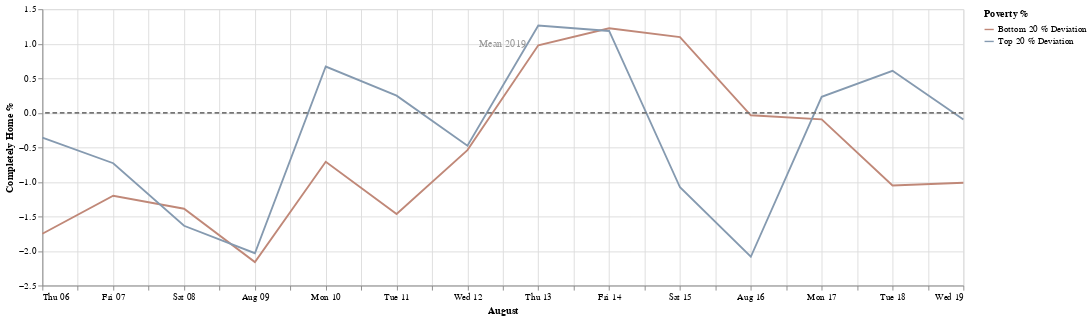

Here is the notebook cell this chart was saved with:
### Markdown cell above
*   August. 7, 2020: LA County Exceeds 200,000 Coronavirus Cases
*   August, 12, 2020: LA County Crosses 'Tragic Milestone' Of 5,000 Coronavirus Deaths

### Code cell
start_date = '2020-8-5'
end_date = '2020-8-19'
df2 = apply_date_filter(df,start_date,end_date)
chart = create_chart(df2,'August')
chart
#df2

### Figure 1 — Vega-Lite specification as saved in the notebook (floating-point values rounded to 4 significant figures)
{"config": {"view": {"continuousHeight": 300, "continuousWidth": 400}, "range": {"category": {"scheme": ["#FF4500", "#a0aab4", "#4E79A7"]}}}, "layer": [{"data": {"name": "data-808ecafd6f15283142f76cb18c9b045b"}, "mark": "line", "encoding": {"color": {"type": "nominal", "field": "Poverty %"}, "x": {"type": "temporal", "field": "date", "title": "August"}, "y": {"type": "quantitative", "field": "full_time_value", "title": "Completely Home %"}}, "transform": [{"fold": ["Bottom 20 % Deviation", "Top 20 % Deviation"], "as": ["Poverty %", "full_time_value"]}], "width": 1000}, {"data": {"name": "data-7f3a6b86ed460c4e648f2393735a11f6"}, "mark": {"type": "rule", "color": "#757575", "size": 2, "strokeDash": [5, 3]}, "encoding": {"size": {"value": 2}, "y": {"type": "quantitative", "field": "Mean 2019"}}}, {"data": {"name": "data-d764767e7dd3b10b2c76c1355ce10ef3"}, "mark": {"type": "text", "angle": 0, "text": "Mean 2019"}, "encoding": {"opacity": {"value": 0.4}, "y": {"type": "quantitative", "field": "y"}}}], "$schema": "https://vega.github.io/schema/vega-lite/v4.8.1.json", "datasets": {"data-808ecafd6f15283142f76cb18c9b045b": [{"date": "2020-08-06T00:00:00+00:00", "Top 20 %": 4.915, "Bottom 20 %": 3.524, "Top 20 % Deviation": -0.3595, "Bottom 20 % Deviation": -1.75}, {"date": "2020-08-13T00:00:00+00:00", "Top 20 %": 6.538, "Bottom 20 %": 6.252, "Top 20 % Deviation": 1.263, "Bottom 20 % Deviation": 0.9782}, {"date": "2020-08-14T00:00:00+00:00", "Top 20 %": 6.459, "Bottom 20 %": 6.498, "Top 20 % Deviation": 1.185, "Bottom 20 % Deviation": 1.224}, {"date": "2020-08-19T00:00:00+00:00", "Top 20 %": 5.178, "Bottom 20 %": 4.262, "Top 20 % Deviation": -0.09652, "Bottom 20 % Deviation": -1.012}, {"date": "2020-08-09T00:00:00+00:00", "Top 20 %": 3.242, "Bottom 20 %": 3.113, "Top 20 % Deviation": -2.033, "Bottom 20 % Deviation": -2.161}, {"date": "2020-08-17T00:00:00+00:00", "Top 20 %": 5.506, "Bottom 20 %": 5.179, "Top 20 % Deviation": 0.2315, "Bottom 20 % Deviation": -0.09495}, {"date": "2020-08-10T00:00:00+00:00", "Top 20 %": 5.944, "Bottom 20 %": 4.565, "Top 20 % Deviation": 0.6701, "Bottom 20 % Deviation": -0.7093}, {"date": "2020-08-08T00:00:00+00:00", "Top 20 %": 3.639, "Bottom 20 %": 3.886, "Top 20 % Deviation": -1.635, "Bottom 20 % Deviation": -1.388}, {"date": "2020-08-12T00:00:00+00:00", "Top 20 %": 4.799, "Bottom 20 %": 4.735, "Top 20 % Deviation": -0.4756, "Bottom 20 % Deviation": -0.5392}, {"date": "2020-08-16T00:00:00+00:00", "Top 20 %": 3.19, "Bottom 20 %": 5.239, "Top 20 % Deviation": -2.084, "Bottom 20 % Deviation": -0.0351}, {"date": "2020-08-07T00:00:00+00:00", "Top 20 %": 4.544, "Bottom 20 %": 4.073, "Top 20 % Deviation": -0.7298, "Bottom 20 % Deviation": -1.201}, {"date": "2020-08-11T00:00:00+00:00", "Top 20 %": 5.523, "Bottom 20 %": 3.809, "Top 20 % Deviation": 0.2487, "Bottom 20 % Deviation": -1.465}, {"date": "2020-08-18T00:00:00+00:00", "Top 20 %": 5.882, "Bottom 20 %": 4.223, "Top 20 % Deviation": 0.6078, "Bottom 20 % Deviation": -1.051}, {"date": "2020-08-15T00:00:00+00:00", "Top 20 %": 4.197, "Bottom 20 %": 6.371, "Top 20 % Deviation": -1.078, "Bottom 20 % Deviation": 1.097}], "data-7f3a6b86ed460c4e648f2393735a11f6": [{"Mean 2019": 0}], "data-d764767e7dd3b10b2c76c1355ce10ef3": [{"y": 1}]}}
